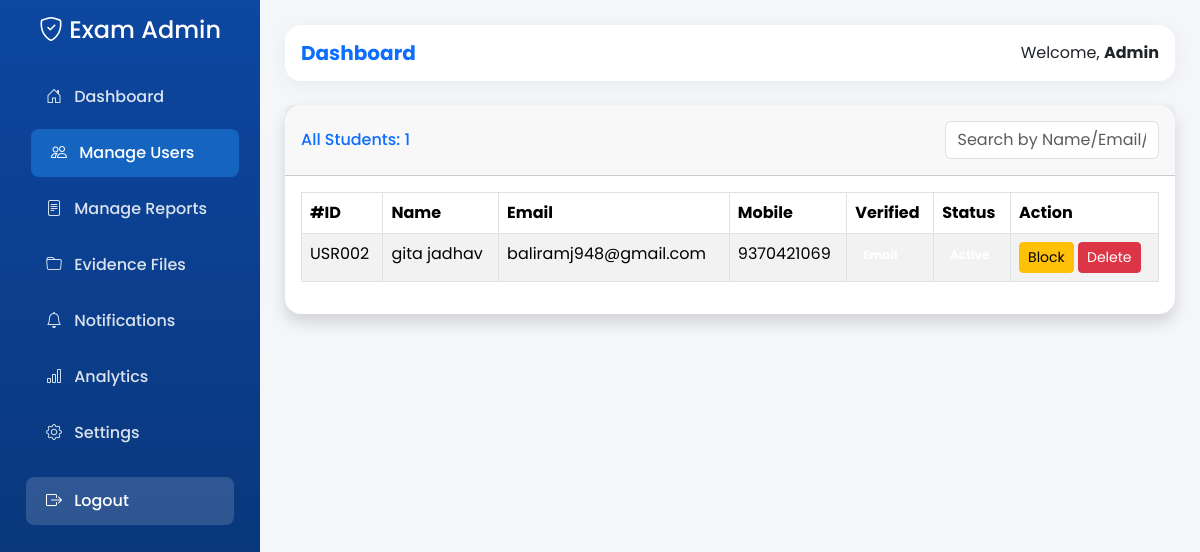
Page /admin/users (signed in) on the committed database.
### tables this page shows
CREATE TABLE users (
            id INTEGER PRIMARY KEY AUTOINCREMENT,
            username TEXT NOT NULL UNIQUE,
            password TEXT NOT NULL,
            email TEXT UNIQUE,
            mobile TEXT UNIQUE,
            name TEXT,
            role TEXT DEFAULT 'student',

            -- Verification
            is_mobile_verified INTEGER DEFAULT 0,
            is_email_verified INTEGER DEFAULT 0,
            mobile_otp TEXT,
            otp_generated_at TEXT,

            -- Identity Proof 
            profile_photo TEXT,
            id_proof_type TEXT,
            id_proof_number TEXT,
            id_proof_photo TEXT,
            is_id_verified INTEGER DEFAULT 0,

            -- Tracking & Moderation
            signup_ip TEXT,
            signup_user_agent TEXT,
            created_at TEXT DEFAULT CURRENT_TIMESTAMP,
            is_blocked INTEGER DEFAULT 0,
            trust_score INTEGER DEFAULT 100
        );

### app.py (the view)
@app.route('/admin/users')
@admin_required # @login_required chya jagah @admin_required
def admin_users():
    conn = get_db()
    users = conn.execute("SELECT * FROM users WHERE role='student' ORDER BY id DESC").fetchall()
    conn.close()
    return render_template('admin_users.html', user=current_user, users=[dict(u) for u in users])

### app.py (called while the page is built)
@login_manager.user_loader
def load_user(user_id):
    conn = get_db()
    user_row = conn.execute('SELECT * FROM users WHERE id =?', (user_id,)).fetchone()
    conn.close()
    if user_row:
        user = dict(user_row)
        return User(
            id=user['id'],
            username=user['username'],
            name=user.get('name', 'User'), # HE ADD KAR
            role=user.get('role', 'student'),
            is_mobile_verified=user.get('is_mobile_verified', 0),
            is_email_verified=user.get('is_email_verified', 0),
            is_blocked=user.get('is_blocked', 0)
        )
    return None

def admin_required(f):
    @wraps(f)
    def decorated_function(*args, **kwargs):
        if not current_user.is_authenticated:
            flash('Please login first', 'error')
            return redirect(url_for('login'))
        if current_user.role != 'admin':
            flash('You do not have admin permission', 'error')
            return redirect(url_for('dashboard')) # student dashboard la pathav
        return f(*args, **kwargs)
    return decorated_function

@app.context_processor
def inject_notifications():
    if 'user_id' in session:
        conn = get_db()
        count = conn.execute("SELECT COUNT(*) FROM notifications WHERE is_read = 0").fetchone()[0]
        return dict(unread_count=count)
    return dict(unread_count=0)

def get_settings():
    conn = get_db()
    s = conn.execute("SELECT * FROM settings WHERE id=1").fetchone()
    conn.close()
    return s

@app.before_request # Maintenance check for free hosting
def check_maintenance():
    settings = get_settings()
    if settings and settings['maintenance_mode'] == 1:
        if request.endpoint and 'static' not in request.endpoint:
            if not current_user.is_authenticated or current_user.role != 'admin':
                return render_template('maintenance.html'), 503

### database.py (called while the page is built)
def get_db():
    conn = sqlite3.connect(DB_PATH)
    conn.row_factory = sqlite3.Row
    return conn

### templates/admin_users.html (shortened to what this page needs)
{% extends "admin_base.html" %}
{% block content %}
<div class="card shadow mb-4">
    <div class="card-header py-3 d-flex justify-content-between align-items-center">
        <h6 class="m-0 font-weight-bold text-primary">All Students: {{ users|length }}</h6>
        <input type="text" id="searchUser" class="form-control w-25" placeholder="Search by Name/Email/Mobile">
    </div>
    <div class="card-body">
        <div class="table-responsive">
            <table class="table table-bordered table-striped" id="userTable">
                <thead class="thead-dark">
                    <tr>
                        <th>#ID</th>
                        <th>Name</th>
                        <th>Email</th>
                        <th>Mobile</th>
                        <th>Verified</th>
                        <th>Status</th>
                        <th>Action</th>
                    </tr>
                </thead>
                <tbody>
                    {% for u in users %}
                    <tr>
                        <td>USR{{ '%03d'|format(u.id) }}</td>
                        <td>{{ u.name }}</td>
                        <td>{{ u.email }}</td>
                        <td>{{ u.mobile }}</td>
                        <td>
                            {% if u.is_email_verified %}<span class="badge badge-success">Email</span>{% endif %}
                        </td>
                        <td>
                            {% if u.is_blocked %}<span class="badge badge-danger">Blocked</span>
                            {% else %}<span class="badge badge-success">Active</span>{% endif %}
                        </td>
                        <td>
                            {% if u.id!= user.id %}
                                <a href="{{ url_for('toggle_block', user_id=u.id) }}"
                                   class="btn btn-sm {{ 'btn-success' if u.is_blocked else 'btn-warning' }}"
                                   onclick="return confirm('Are you sure?')">
                                   {{ 'Unblock' if u.is_blocked else 'Block' }}
                                </a>
                                <a href="{{ url_for('delete_user', user_id=u.id) }}"
                                   class="btn btn-sm btn-danger"
                                   onclick="return confirm('Delete this user permanently?')">
                                   Delete
                                </a>
                            {% else %}
                                <span class="text-muted">This is you</span>
                            {% endif %}
                        </td>
                    </tr>
                    {% else %}
                    <tr><td colspan="7" class="text-center">No students found</td></tr>
                    {% endfor %}
                </tbody>
            </table>
        </div>
    </div>
</div>
{% endblock %}

### templates/admin_base.html (shortened to what this page needs)
<!DOCTYPE html>
<html lang="en">
<head>
    <link href="https://cdn.jsdelivr.net/npm/bootstrap@5.3.3/dist/css/bootstrap.min.css" rel="stylesheet">
    <link rel="stylesheet" href="https://cdn.jsdelivr.net/npm/bootstrap-icons@1.11.3/font/bootstrap-icons.min.css">
</head>
<body>
<div class="d-flex">
    <nav class="sidebar p-3">
        <h4 class="text-center mb-4"><i class="bi bi-shield-check"></i> Exam Admin</h4>
        <ul class="nav flex-column">
            <li><a class="nav-link {% if request.endpoint == 'admin_dashboard' %}active{% endif %}" href="{{ url_for('admin_dashboard') }}"><i class="bi bi-house-door me-2"></i> Dashboard</a></li>
            <li><a class="nav-link {% if request.endpoint == 'admin_users' %}active{% endif %}" href="{{ url_for('admin_users') }}"><i class="bi bi-people me-2"></i> Manage Users</a></li>
            <li><a class="nav-link {% if request.endpoint == 'admin_reports' %}active{% endif %}" href="{{ url_for('admin_reports') }}"><i class="bi bi-file-text me-2"></i> Manage Reports</a></li>
            <li><a class="nav-link {% if request.endpoint == 'admin_evidence' %}active{% endif %}" href="{{ url_for('admin_evidence') }}"><i class="bi bi-folder me-2"></i> Evidence Files</a></li>
            <li><a class="nav-link {% if request.endpoint == 'admin_notifications' %}active{% endif %}" href="{{ url_for('admin_notifications') }}"><i class="bi bi-bell me-2"></i> Notifications
            </a></li>
            <li><a class="nav-link {% if request.endpoint == 'admin_analytics' %}active{% endif %}" href="{{ url_for('admin_analytics') }}"><i class="bi bi-bar-chart me-2"></i> Analytics</a></li>
            <li><a class="nav-link {% if request.endpoint == 'admin_settings' %}active{% endif %}" href="{{ url_for('admin_settings') }}"><i class="bi bi-gear me-2"></i> Settings</a></li>
            <li><a class="nav-link logout-btn mt-3" href="{{ url_for('logout') }}"><i class="bi bi-box-arrow-right me-2"></i> Logout</a></li>
        </ul>
    </nav>
    <div class="main-content w-100">
        <div class="navbar-top p-3 mb-4 d-flex justify-content-between align-items-center">
            <h5 class="mb-0 fw-bold text-primary">{% block page_title %}Dashboard{% endblock %}</h5>
            <div>Welcome, <b>{{ session.user.name if session.user else 'Admin' }}</b></div>
        </div>
        {% block content %}{% endblock %}
    </div>
</div>
</body>
</html>

### templates/admin_base.html (style rules this page uses)
:root { --gov-blue: #0d47a1; --gov-blue-light: #1565c0; --bg-light: #f4f6f9; }
body { font-family: 'Poppins', sans-serif; background: var(--bg-light); }
.sidebar { min-height: 100vh; background: linear-gradient(180deg, var(--gov-blue) 0%, #08306b 100%); color: white; position: fixed; width: 260px; transition: all 0.3s; z-index: 1000; }
.sidebar .nav-link { color: rgba(255,255,255,0.85); padding: 12px 20px; margin: 4px 10px; border-radius: 8px; font-weight: 500; display: block; text-decoration: none; transition: all 0.2s; }
.sidebar .nav-link:hover, .sidebar .nav-link.active { background: var(--gov-blue-light); color: white; transform: translateX(5px); }
.main-content { margin-left: 260px; padding: 25px; }
.card { border: none; border-radius: 16px; box-shadow: 0 4px 20px rgba(0,0,0,0.08); transition: transform 0.3s; }
.navbar-top { background: white; border-radius: 16px; box-shadow: 0 4px 20px rgba(0,0,0,0.05); }
.logout-btn { background: rgba(255,255,255,0.15) !important; color: white !important; }

### rows in the picture
users: user "Admin"
users: id "002", name "gita jadhav", email "baliramj948@gmail.com", mobile "9370421069", is_blocked "Block"

### other values in the picture
{{ users|length }} "1"
